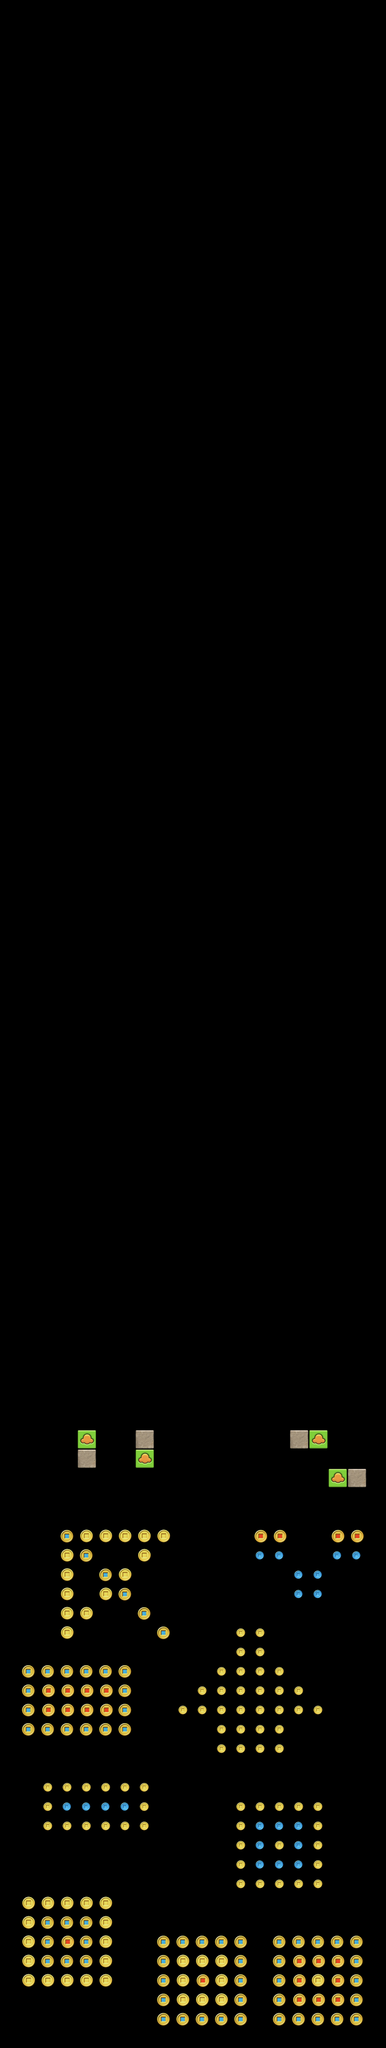

A level layout from a 2D game, rendered from its tile map. Below: a short description, then the map file with tile-grid data replaced by summaries:
An orthogonal 20x106 tile map with 32x32 px tiles, 1 tile layer (bonus).

<map version="1.0" orientation="orthogonal" width="20" height="106" tilewidth="32" tileheight="32">
 <tileset firstgid="1" name="layer_award" tilewidth="32" tileheight="32" spacing="2">
  <image source="layer_award.png" width="512" height="256" />
 </tileset>
 <layer name="bonus" width="20" height="106" opacity="0.91">
  <data>[2120 cells, 212 non-empty, 7 distinct tile ids]</data>
 </layer>
</map>
